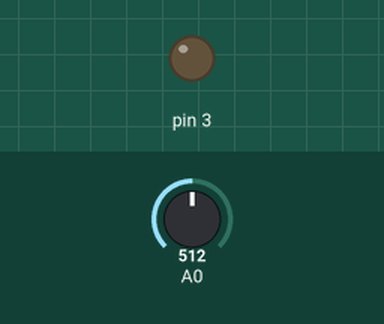
A sketch run on a simulated Arduino Uno, built with avr-gcc and run on an emulated ATmega328P. Shown: output pins drawn as LEDs (lit = HIGH). Inputs (shaded band) come from the test bench; at power-on: A0 = 512.

Above: at 1.2 s.
1.3 s: A0 set to 493
At 2.5 s:
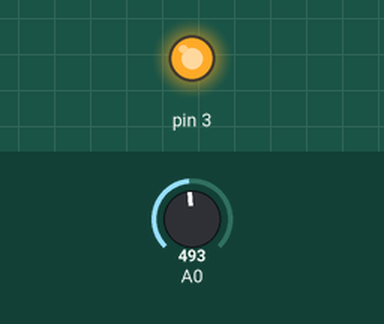
2.8 s: A0 set to 510
At 3.7 s:
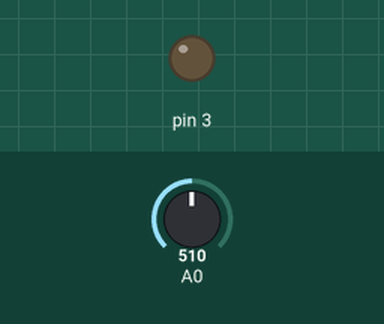
4.3 s: A0 set to 490
At 4.8 s:
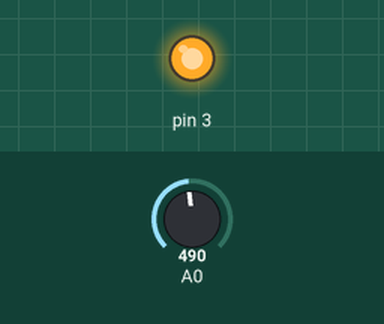
Timing chart, 0 to 7.3 s (numbered marks = the images above; inputs shaded):
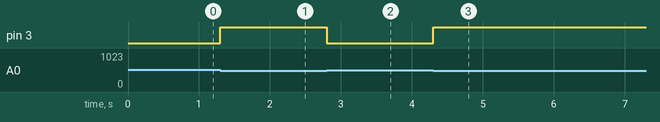

Measured:
- the behaviour switches between 500 and 499 on A0 (found by bisection; images 0 and 1)
- after the input at 1.3 s, pin 3: LOW → HIGH at once
- after the input at 2.8 s, pin 3: HIGH → LOW at once
- after the input at 4.3 s, pin 3: LOW → HIGH at once

The sketch:

daring_crift_migelo1.ino
```cpp
// C++ code
//
void setup()
{
  pinMode(3, OUTPUT);
}

void loop()
{
  int light = analogRead(A0);
  if (light < 500)
  digitalWrite(3, HIGH);
  else digitalWrite(3, LOW);
}
```
